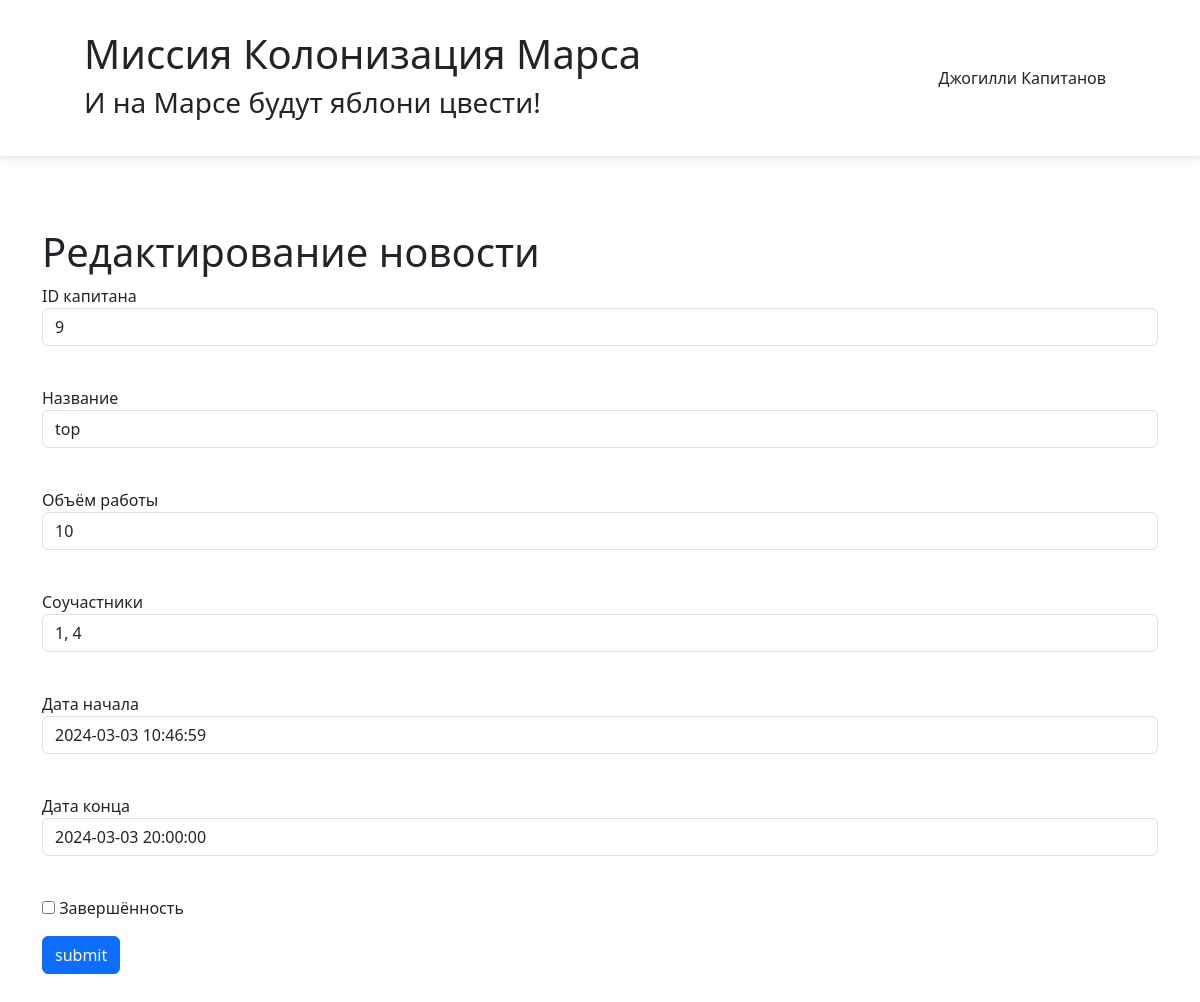
/add_job/2 (signed in), run on the app's committed database.
### data/__all_models.py (models this page shows, shortened)
class User(SqlAlchemyBase, UserMixin):
    __tablename__ = 'users'
    id = sqlalchemy.Column(sqlalchemy.Integer, primary_key=True, autoincrement=True)
    surname = sqlalchemy.Column(sqlalchemy.String, nullable=True)
    name = sqlalchemy.Column(sqlalchemy.String, nullable=True)
    age = sqlalchemy.Column(sqlalchemy.Integer, nullable=True)
    position = sqlalchemy.Column(sqlalchemy.String, nullable=True)
    speciality = sqlalchemy.Column(sqlalchemy.String, nullable=True)
    address = sqlalchemy.Column(sqlalchemy.String, nullable=True)
    email = sqlalchemy.Column(sqlalchemy.String, unique=True, nullable=True)
    hashed_password = sqlalchemy.Column(sqlalchemy.String, nullable=True)
    modified_date = sqlalchemy.Column(sqlalchemy.DateTime, default=datetime.datetime.now)

class Jobs(SqlAlchemyBase, UserMixin):
    __tablename__ = 'jobs'
    id = sqlalchemy.Column(sqlalchemy.Integer, primary_key=True, autoincrement=True)
    team_leader = sqlalchemy.Column(sqlalchemy.Integer, sqlalchemy.ForeignKey("users.id"))
    job = sqlalchemy.Column(sqlalchemy.String, nullable=True)
    work_size = sqlalchemy.Column(sqlalchemy.Integer, nullable=True)
    collaborators = sqlalchemy.Column(sqlalchemy.String, nullable=True)
    start_date = sqlalchemy.Column(sqlalchemy.DateTime, nullable=True, default=datetime.datetime.now)
    end_date = sqlalchemy.Column(sqlalchemy.DateTime, nullable=True)
    is_finished = sqlalchemy.Column(sqlalchemy.Boolean, nullable=True)

### code.py (the view, shortened to what this page needs)
@app.route('/add_job/<int:id>', methods=['GET', 'POST'])
@login_required
def edit_jobs(id):
    form = JobForm()
    if request.method == "GET":
        db_sess = db_session.create_session()
        if current_user.id == 1:
            jobs = db_sess.query(Jobs).filter(Jobs.id == id).first()
        else:
            jobs = db_sess.query(Jobs).filter(Jobs.id == id, Jobs.team_leader == current_user.id).first()
        if jobs:
            form.team_leader.data = jobs.team_leader
            form.job.data = jobs.job
            form.work_size.data = jobs.work_size
            form.collaborators.data = jobs.collaborators
            form.start_date.data = jobs.start_date
            form.end_date.data = jobs.end_date
            form.is_finished.data = jobs.is_finished
        else:
            abort(404)
    return render_template('jobadd.html', title='Редактирование новости', form=form)

### data/__all_models.py
class JobForm(FlaskForm):
    team_leader = IntegerField('ID капитана')
    job = StringField('Название', validators=[InputRequired()])
    work_size = IntegerField('Объём работы')
    collaborators = StringField('Соучастники')
    start_date = DateTimeField('Дата начала', default=datetime.datetime.now)
    end_date = DateTimeField('Дата конца')
    is_finished = BooleanField('Завершённость', default=False)
    submit = SubmitField('submit')

### code.py (called while the page is built)
@login_manager.user_loader
def load_user(user_id):
    db_sess = db_session.create_session()
    return db_sess.query(User).get(user_id)

### data/db_session.py (called while the page is built)
def create_session() -> Session:
    global __factory
    return __factory()

### templates/jobadd.html (shortened to what this page needs)
{% extends "base.html" %}
{% block content %}
    <h1>{{ title }}</h1>
    <form action="" method="post">
        <p>
            {{ form.team_leader.label }}<br>
            {{ form.team_leader(class="form-control") }}<br>
        </p>
        <p>
            {{ form.job.label }}<br>
            {{ form.job(class="form-control") }}<br>
        </p>
        <p>
            {{ form.work_size.label }}<br>
            {{ form.work_size(class="form-control") }}<br>
        </p>
        <p>
            {{ form.collaborators.label }}<br>
            {{ form.collaborators(class="form-control") }}<br>
        </p>
        <p>
            {{ form.start_date.label }}<br>
            {{ form.start_date(class="form-control") }}<br>
        </p>
        <p>
            {{ form.end_date.label }}<br>
            {{ form.end_date(class="form-control") }}<br>
        </p>
        <p>{{ form.is_finished() }} {{ form.is_finished.label }}</p>
        <p>{{ form.submit(type="submit", class="btn btn-primary") }}</p>
    </form>
{% endblock %}

### templates/base.html (shortened to what this page needs)
<!DOCTYPE html>
<html lang="ru">
<head>
    <link href="https://cdn.jsdelivr.net/npm/bootstrap@5.3.3/dist/css/bootstrap.min.css" rel="stylesheet">
    <link rel="stylesheet" type="text/css" href="{{ url_for('static', filename='css/style.css') }}" />
</head>
<body>
    <header>
        <h1>Миссия Колонизация Марса</h1>
        <nav>
            {% if current_user.is_authenticated %}
                <a class="navbar-brand" href="/logout">{{ current_user.name }} {{ current_user.surname }}</a>
            {% else %}
                <p>
                    <a class="btn btn-primary " href="/register">Зарегистрироваться</a>
                    <a class="btn btn-success" href="/login">Войти</a>
                </p>
            {% endif %}
        </nav>
        <h3>И на Марсе будут яблони цвести!</h3>
    </header>
    <main role="main" class="container">
        {% block content %}{% endblock %}
    </main>
</body>
</html>

### static/css/style.css (style rules this page uses)
header { width: auto; background: white; position: fixed; top: 0px; left: 0px; right: 0px; padding-right: 7%; padding-left: 7%; padding-top: 30px; height: 156px; box-shadow: 0 0 10px #9a9a9a6e; }
nav { display: flex; position: absolute; top: 56px; right: 7%; }
main { margin-top: 228px; margin-bottom: 100px; }
.navbar-brand { margin: 10px; }

### data on the page
User: name "Джогилли", surname "Капитанов"
Jobs: team_leader "9", job "top", work_size "10", collaborators "1, 4", start_date "2024-03-03 10:46:59", end_date "2024-03-03 20:00:00"

### other printed values
{{ title }} "Редактирование новости"
